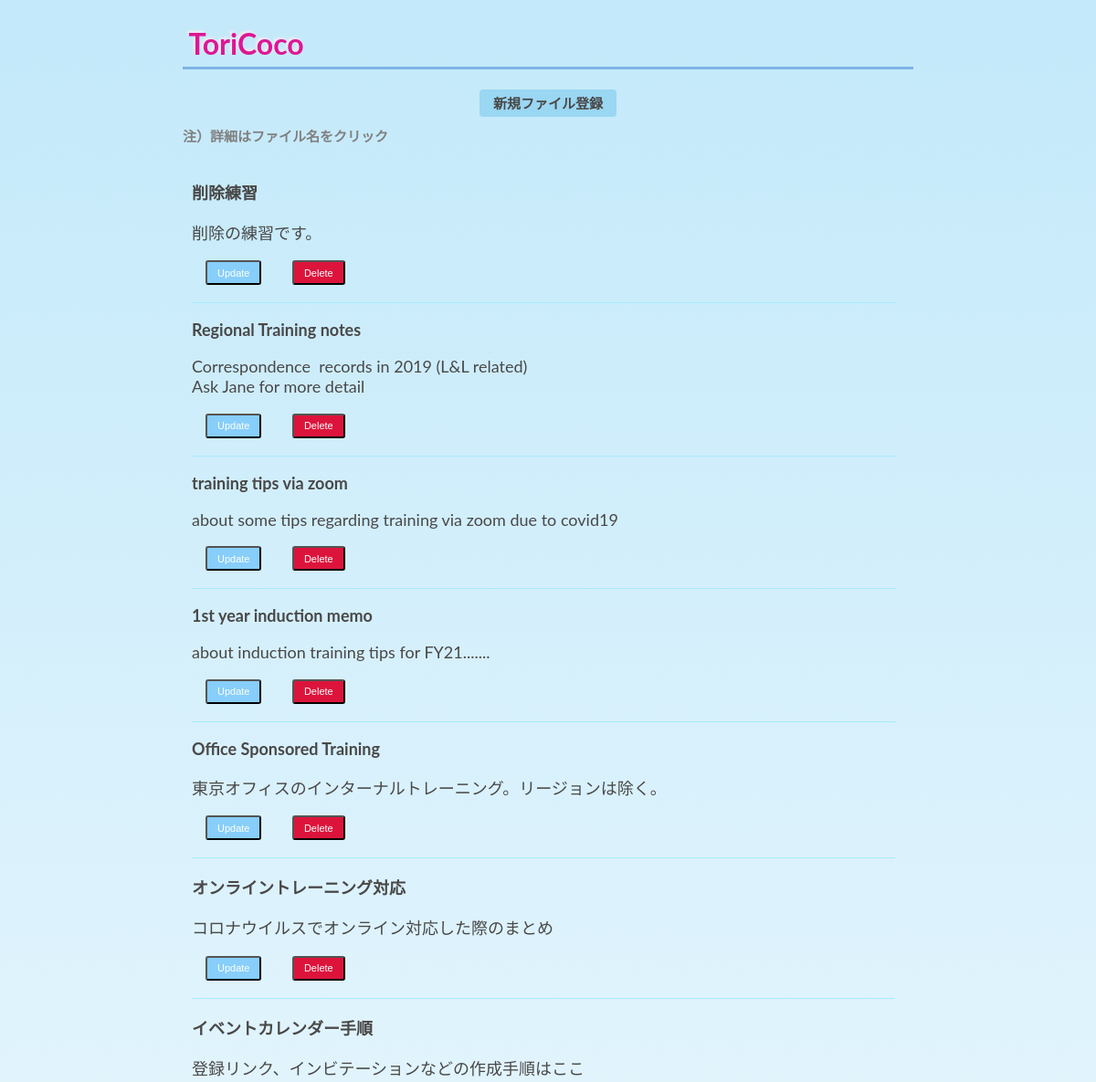
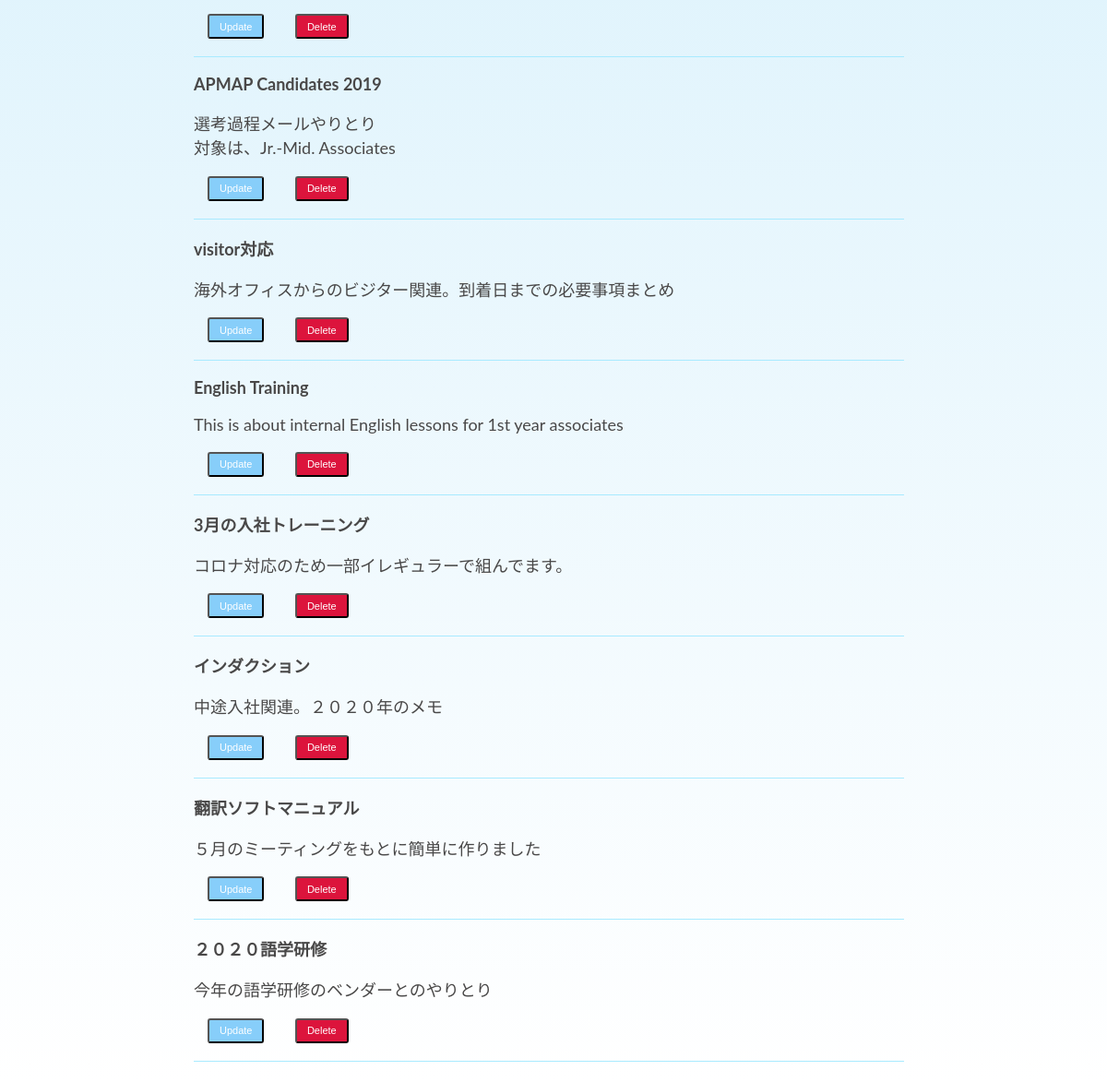
The page /select.php on the database its author committed (2 pictures, top to bottom).
### tables this page shows
CREATE TABLE `tori_table` (
  `id` int(12) NOT NULL,
  `title` varchar(64) NOT NULL,
  `naiyou` text NOT NULL,
  `name` varchar(64) NOT NULL,
  `file_p` varchar(128) NOT NULL,
  `indate` datetime NOT NULL
);

### select.php (the view, shortened to what this page needs)
<?php
try {
$pdo = new PDO('mysql:dbname=gs_db;charset=utf8;host=localhost','root','');
} catch (PDOException $e) {
  exit('データベースに接続できませんでした。'.$e->getMessage());
}
$stmt = $pdo->prepare("SELECT * FROM tori_table ORDER BY indate DESC");
$status = $stmt->execute();
$view="";
if($status==false){
  $error = $stmt->errorInfo();
  exit("ErrorQuery:".$error[2]);
}else{
  while( $result = $stmt->fetch(PDO::FETCH_ASSOC)){
    $view .= '<p class="file">';
    $view .='<a href="show.php?id='.$result["id"].'">';
    $view .=$result["title"];
    $view .='</a>';
    $view .= "</p>";
    $view .= "<p>";
    $view .=$result["naiyou"];
    $view .= "</p>";
    $view .= "<p>";
    $view .='<a href="u_view.php?id='.$result["id"].'">';
    $view .='<button class="btn_ud" type="submit" name="Update" >Update</button>  ';
    $view .='</a>';
    $view .='  ';
    $view .='<a href="delete.php?id='.$result["id"].'">';
    $view .='<button class="btn_d" type="submit" name="Delete" style="background: #dc143c;" >Delete</button>';
    $view .='</a>'."<br>";
    $view .='<p class="border">';
    $view .="-------------------";
    $view .= "</p>";
  }
}
?>
<!DOCTYPE html>
<html lang="ja">
<head>
  <link rel="stylesheet" href="css/style.css">
</head>
<body id="main">
<header class="header1">
  <div class="box1">
    <h1 class=h1>ToriCoco</h1>
  </div>
  <div class="f-container">
        <nav class="nav-outer">
            <div　class=nav-item><a href="index.php">新規ファイル登録</a></div>
        </nav>
  </div>
</header>
<div>
<h1 class=sel_h>注）詳細はファイル名をクリック</h1>
    <div class="container_jumbotron"><?=$view?></div>
</div>
</body>
</html>

### css/style.css (style rules this page uses)
body { background: -moz-linear-gradient(top, rgb(195, 233, 250), #fff); background: -webkit-linear-gradient(top, rgb(195, 233, 250), #fff); background: linear-gradient(to bottom, rgb(195, 233, 250), #fff); margin: 0; padding: 0; text-align: left; width: 800px; margin: 0 auto; font-family: "Lato", "arial", "メイリオ"; color: #494848; }
.header1 { font-weight: bold; color: #dd1794; }
.h1 { text-shadow: -2px -2px 3px #f7eaf2; padding: 0.2em; color: #dd1794; background: transparent; border-bottom: solid 3px #7db4e6; }
a { color: #494848; text-decoration: none; }
.f-container { display: flex; justify-content: space-around; align-items: center; color: #494848; font-size: 20px; margin: 0 auto; color: #fff; background: rgb(154, 215, 243); width: 150px; height: 30px; font-size: 15px; border-radius: 4px; }
.sel_h { font-size: 15px; color: gray; }
.container_jumbotron { font-size: 18px; padding: 10px 20px 20px 10px; white-space: pre-wrap; }
.file { font-weight: bold; }
.border { color: #a8eaff; font-size: 2px; background: linear-gradient(transparent 50%, #a8eaff 50%); }
.btn_ud { display: inline-block; padding: 0.5em 1em; text-decoration: none; background: #87cefa; color: #fff; border-radius: 3px; font-size: 11px; margin-left: 15px; }
.btn_d { display: inline-block; padding: 0.5em 1em; text-decoration: none; color: #fff; border-radius: 3px; font-size: 11px; margin-left: 15px; }

### rows shown on the page
tori_table: value "削除練習 削除の練習です。"
tori_table: value "Regional Training notes Correspondence records in 2019 (L&L related) Ask Jane for more detail"
tori_table: value "training tips via zoom about some tips regarding training via zoom due to covid19"
tori_table: value "1st year induction memo about induction training tips for FY21......."
tori_table: value "Office Sponsored Training 東京オフィスのインターナルトレーニング。リージョンは除く。"
tori_table: value "オンライントレーニング対応 コロナウイルスでオンライン対応した際のまとめ"
tori_table: value "イベントカレンダー手順 登録リンク、インビテーションなどの作成手順はここ"
tori_table: value "APMAP Candidates 2019 選考過程メールやりとり 対象は、Jr.-Mid. Associates"
tori_table: value "visitor対応 海外オフィスからのビジター関連。到着日までの必要事項まとめ"
tori_table: value "English Training This is about internal English lessons for 1st year associates"
tori_table: value "3月の入社トレーニング コロナ対応のため一部イレギュラーで組んでます。"
tori_table: value "インダクション 中途入社関連。２０２０年のメモ"
tori_table: value "翻訳ソフトマニュアル ５月のミーティングをもとに簡単に作りました"
tori_table: value "２０２０語学研修 今年の語学研修のベンダーとのやりとり"
